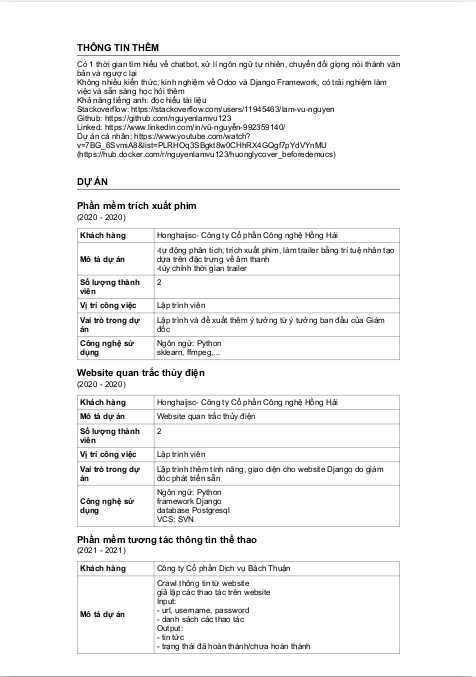
#> input picture 3.png, 476 x 677 px
$ python -i coordinate.py   (imports and definitions only)
#> lines starting #> are read from the running program, lines starting #| are printed output that depends on the picture; after the words box and inside, x2 and y2 are one past the last pixel; in counts of white or black regions, pixels touching at a corner belong together
#> further down, picture is the input picture: shape (677, 476, 3); min 0, max 255, mean 244
import os, json, cv2, datetime  # , tabula
import pytesseract
import numpy as np

# [8 lines of commented-out code are left out]
from PIL import Image


debug = False
imgout = 'crop_'
extout = '.png'
current_dir = os.path.dirname(__file__)
tempimg = os.path.join(current_dir, f'{imgout}temp{extout}')

lang, oem, psm = 'vie+eng', 1, 3

# config = Cfg.load_config_from_name('vgg_transformer')  # ('vgg_seq2seq')  #
# config['device'] = 'cpu'
# config['cnn']['pretrained'] = False  # tránh tải lại mô hình nếu đã có sẵn
# detector = Predictor(config)

expectedimg = '3.png'
expectedcsv = '20250630_143706.csv'
expecteddir = 'temp_results'
expectedfile = os.path.join(expecteddir, expectedimg)
expect_csv = os.path.join(expecteddir, expectedcsv)
# [3 lines that did not run here, left out]

# [2 lines not run here, left out]


# [85 lines left out: functions downloadmodel, group_h_lines, group_v_lines, find_h, find_v, not called in this run]

def findcoord_v0(img):  # dùng cv2_inRange() rồi căn cứ vào contour có 4 góc
    # height, width = img.shape

    img_blur = cv2.GaussianBlur(img, (3, 3), 0)
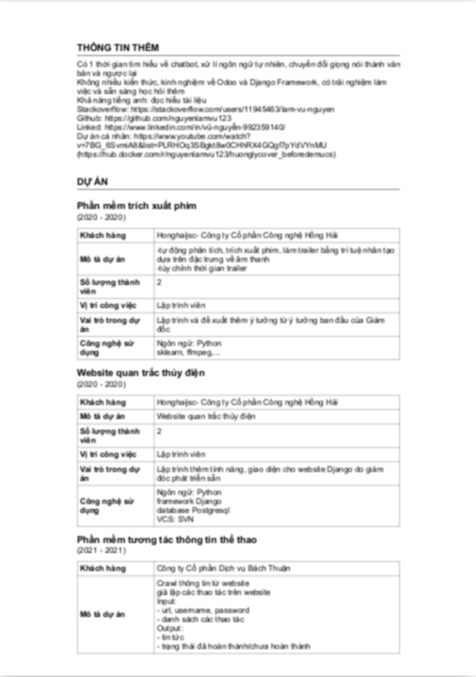
#> img_blur: shape (677, 476, 3); min 51, max 255, mean 244.1

    edges = cv2.Canny(
        image=img_blur,
        threshold1=50,
        threshold2=90
    )
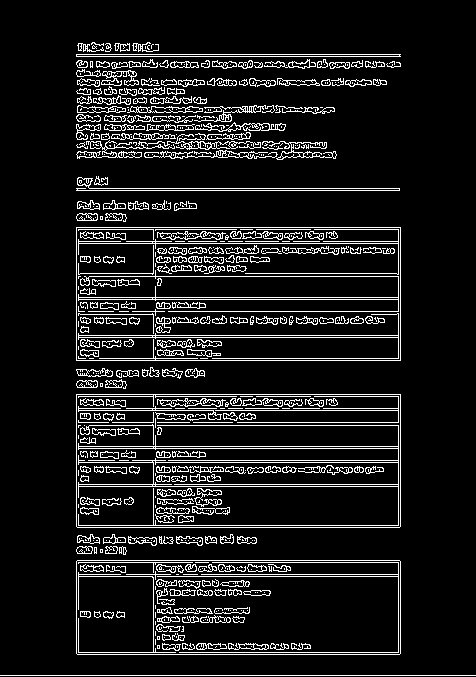
#> edges: shape (677, 476); 10.1% white in thin lines or dots
    cnts = cv2.findContours(image=edges, mode=cv2.RETR_EXTERNAL, method=cv2.CHAIN_APPROX_SIMPLE)
#> cnts = 181 contours, 104 with area under 20; largest, box (x1, y1, x2, y2) and area: (76, 227, 401, 361) 43092, (76, 394, 401, 528) 43091, (76, 560, 401, 655) 30454, (76, 54, 401, 57) 647, (76, 134, 261, 159) 644
    contours = cnts[0] if len(cnts) == 2 else cnts[1]
#> contours has the same summary as cnts

    # [11 lines of commented-out code are left out]

    four_point_contours = []
    for contour in contours:
        epsilon = 0.02 * cv2.arcLength(contour, True)
        approx = cv2.approxPolyDP(contour, epsilon, True)
        if len(approx) == 4:
            four_point_contours.append(approx)
#> this loop made 181 passes
#> epsilon on passes 4 to 6: 0.337, 0.826, 0.803
#> after the loop, four_point_contours = 10 contours, 5 with area under 20; largest, box (x1, y1, x2, y2) and area: (76, 227, 401, 361) 43092, (76, 394, 401, 528) 42864, (76, 560, 401, 655) 30040, (77, 106, 126, 113) 216, (194, 107, 275, 121) 196
            # # s1, s0, _, _ = cv2.boundingRect(contour)
            # cv2.circle(img_, (good_s1, good_s0), radius=0, color=(255, 0, 0), thickness=5)
    cv2.drawContours(
        img,
        contours, #  four_point_contours,  #
        -1,
        (0, 255, 0),
        2
    )
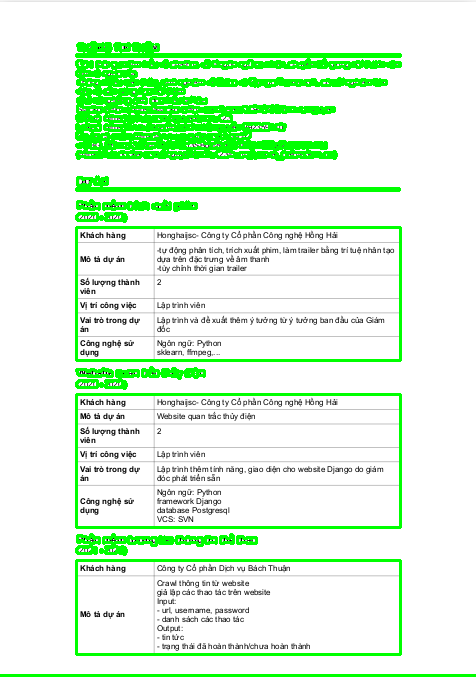
#> img: shape (677, 476, 3); 11.05% of pixels changed, all inside (x1, y1, x2, y2) = (0, 41, 476, 677)
    cv2.imwrite(
        'nhap.jpg',
        img
    )

# [74 lines left out: functions findcoord, list_image_filenames, load_image, not called in this run]

# Hiển thị preview các ảnh đã chọn
def show_selected_images(filenames):  # TODO improve
    images = [load_image(f) for f in filenames]
    return images

# [22 lines left out: function analyze_images, not called in this run]

# def findtable():
#     # Đọc và trích xuất bảng từ PDF
#     pdf_file = "3.pdf"
#     tables = tabula.read_pdf(pdf_file, pages='all', multiple_tables=True)
#
#     # In ra tất cả các bảng trích xuất được
#     for i, table in enumerate(tables):
#         print(f"Table {i + 1}:")
#         print(table)
#
#     # Lưu bảng thành file CSV nếu muốn
#     tabula.convert_into(pdf_file, "output.csv", output_format="csv", pages='all')

def tesser(img2readtext):
    custom_config: str = f'--oem {oem} --psm {psm} -l {lang}'
    return pytesseract.image_to_string(img2readtext, config=custom_config)

# def vieocr(thresh):
#     img2readtext = Image.fromarray(thresh)
#     return detector.predict(img2readtext)

def list_documents():
    return [c for c in os.listdir() if c.endswith('.csv')]

# [9 lines left out: function load_json, not called in this run]

# [17 lines of commented-out code are left out]


# [6 lines not run here, left out]
    # findtable()

>>> import cv2
>>> picture = cv2.imread('3.png')
>>> result = findcoord_v0(picture)
